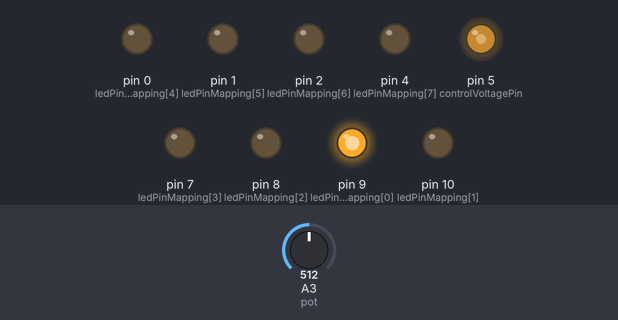
Bench run of a sketch on a simulated Arduino Uno, built with avr-gcc and run on an emulated ATmega328P. On the bench: output pins drawn as LEDs (lit = HIGH). Inputs (shaded band) come from the test bench; at power-on: A3 (pot) = 512.

Above: at 2.1 s.
2.2 s: A3 (pot) set to 716
At 2.8 s:
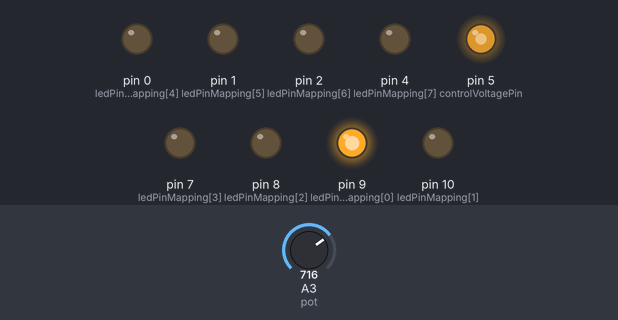
3.7 s: A3 (pot) set to 900
At 4.9 s:
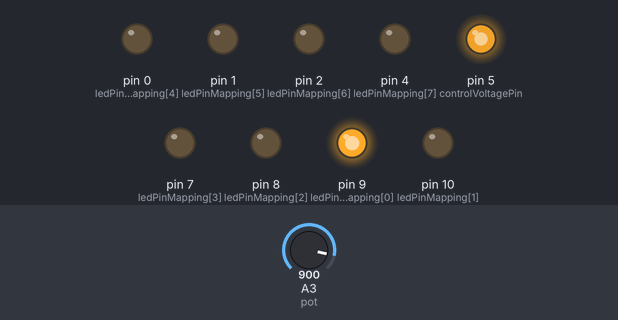
5.2 s: A3 (pot) set to 122
At 6.3 s:
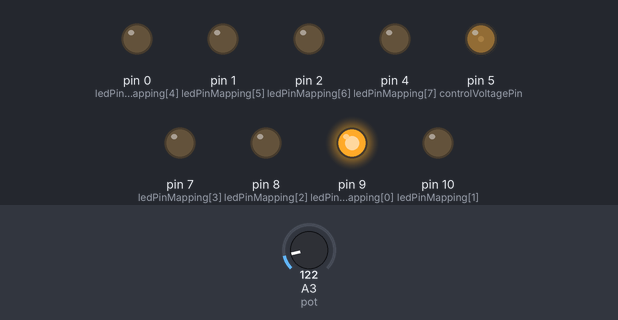
6.7 s: A3 (pot) set to 0
At 7.4 s:
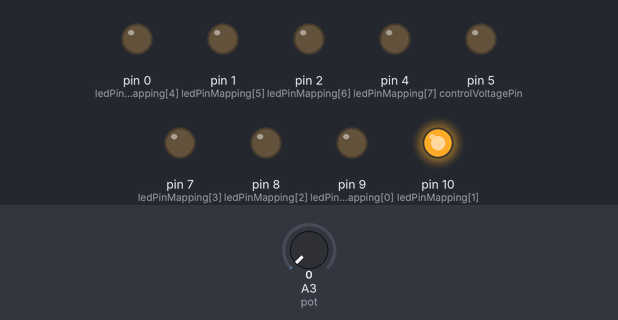
8.2 s: A3 (pot) set to 18
At 8.5 s:
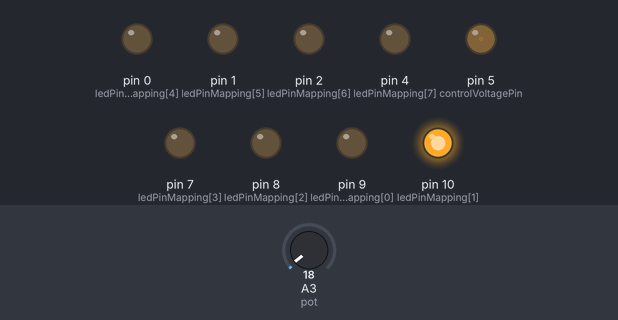
Timing chart, 0 to 10.7 s (numbered marks = the images above; inputs shaded):
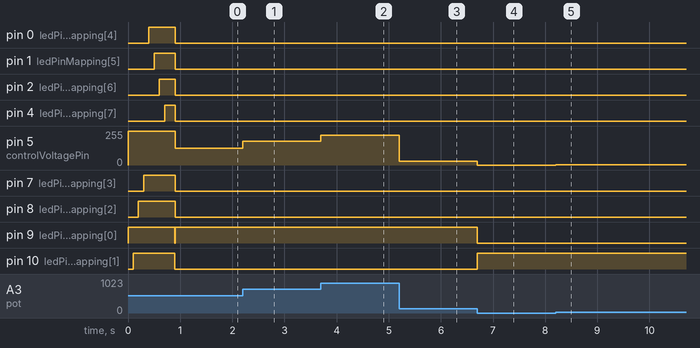

The sketch:

Attiny84_BerlinerSchule_PressButton_right.ino
```cpp
/*
*
* Modified by dusjagr and stahl to run on the attiny84 for the 8Step MixTape | Berliner Schule
* CC 2015
*/

// ATMEL ATTINY84 / ARDUINO
//
// Download the 8Bit MixTape (Attiny) cores for compatibility to the Arduino IDE from:
// https://github.com/8BitMixtape/8Step-MixTape-Berliner-Schule
// or the general Attiny cores:
// http://highlowtech.org/?p=1695
//
//                       +-\/-+
//                  Vcc 1|    |14 GND
//        LED2 (10) PB0 2|    |13 PA0 (0) LED5
//        LED1 (9)  PB1 3|    |12 PA1 (1) LED6
//                Reset 4|    |11 PA2 (2) LED7
//        LED3 (8)  PB2 5|    |10 PA3 (3) A3 left Poti & right Button
//        LED4 (7)  PA7 6|    |9  PA4 (4) LED1 SCK
//  empty MOSI (6)  PA6 7|    |8  PA5 (5) MISO PWM-Output -> CV
//                       +----+
//
// https://github.com/8BitMixtape/

const byte pot = A3;
const byte buttonLeft = 6;
const byte controlVoltagePin = 5;
const int ledPinMapping[8] = {9, 10, 8, 7, 0, 1, 2, 4}; // change this if you insiston using more than 8 steps
const int POT_THRESHOLD = 10;
int potValue = 0;
int mappedValue = 0;

int buttonState2 = 0;         // current state of the button
int lastButtonState2 = 1;     // previous state of the button
int count = 0;                // count how many times button is pressed


void setup(){
  //Set all the pins as inputs and outputs
  pinMode(pot, INPUT);
  pinMode (buttonLeft, INPUT_PULLUP);
  pinMode(controlVoltagePin, OUTPUT);

  // Set all the LED pins as Output using a for loop
  for (int i = 0; i < 8; i++){
    pinMode(ledPinMapping[i], OUTPUT);
  }

  //Turn on the CV pin, which controls the transistor, thus all LEDs
  digitalWrite(controlVoltagePin, HIGH);

  // Turn the LEDs on, slooooowly
  for (int i = 0; i < 8; i++){
    digitalWrite(ledPinMapping[i], HIGH);
    delay(100);
  }

  delay(100); //wait a bit
  // Turn the LEDs off
  for (int i = 0; i < 8; i++){
    digitalWrite(ledPinMapping[i], LOW);
    delay(1);
  }
  digitalWrite(ledPinMapping[count], HIGH);
}

void loop(){
  // read the potentiometers into a local variable:
  potValue = analogRead(pot); // this also reads th right button
  // check if right button was pressed:
  if (potValue <= POT_THRESHOLD){
    buttonState2 = 0;
  }
  else {
    buttonState2 = 1;
  }

  // read the potentiometers into a local variable:
  mappedValue = map(potValue,POT_THRESHOLD,1023,0,255);
  // Make sure the mapped value doesnt get negativ
  if (mappedValue <= 0) {
    mappedValue = 0;
  }

  analogWrite(controlVoltagePin, mappedValue);

  if (buttonState2 != lastButtonState2 && buttonState2 == LOW) {
    digitalWrite(ledPinMapping[count], LOW);
    count++;
    if (count >= 8) {
        count = 0;
      }
    digitalWrite(ledPinMapping[count], HIGH);
  }
  lastButtonState2 = buttonState2;
}
```

Measured:
- after the input at 2.2 s, pin 5 (controlVoltagePin): 126/255 → 177/255 at once
- after the input at 3.7 s, pin 5 (controlVoltagePin): 177/255 → 224/255 at once
- after the input at 5.2 s, pin 5 (controlVoltagePin): 224/255 → 28/255 at once
- after the input at 6.7 s, pin 5 (controlVoltagePin): 28/255 → 0/255 at once; pin 9 (ledPinMapping[0]): HIGH → LOW at once; pin 10 (ledPinMapping[1]): LOW → HIGH at once
- after the input at 8.2 s, pin 5 (controlVoltagePin): 0/255 → 2/255 at once
